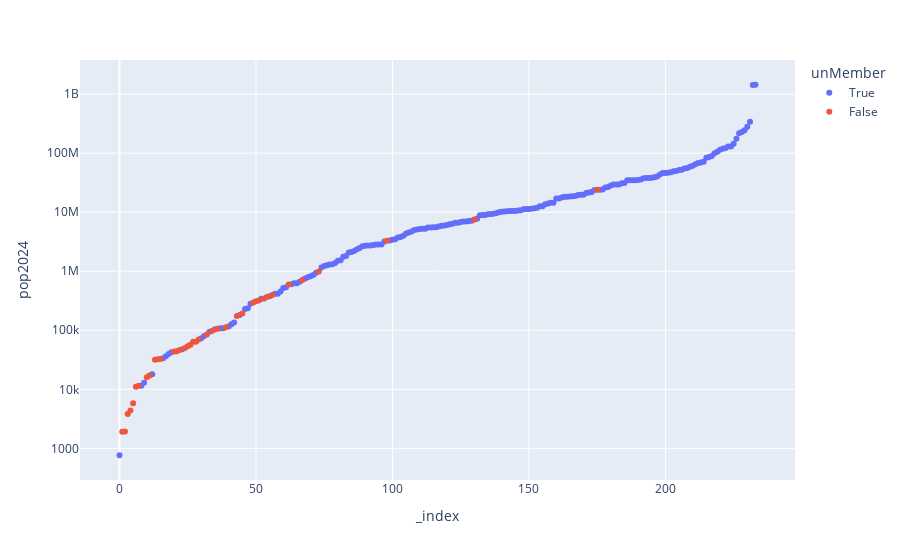

Write notebook code for a chart like this one.
### Markdown cell above
The visualization above showcases the demographic landscape of global populations as of 2024, focusing on the top 10 most populous countries categorized by their United Nations (UN) membership status. This distinction offers a revealing glimpse into the distribution of population size among member and non-member states of the UN.

In the first subplot, titled "Top 10 Most Populous UN Member Countries in 2024," we observe a bar graph displaying population sizes on the x-axis and corresponding country names on the y-axis. This graph highlights the countries that are both highly populous and UN members, emphasizing their significance within the international community. Each bar's height represents the population of a specific country, providing a comparative view of their demographic influence.

Conversely, the second subplot, titled "Top 10 Most Populous Non-UN Member Countries in 2024," contrasts with the first by focusing on countries that, despite their large populations, are not part of the United Nations. This comparison sheds light on notable population centers outside the UN framework, underscoring geopolitical diversity and global demographic trends.

The dual-subplot design allows for a straightforward visual comparison between these two groups: UN member countries and non-member countries. Such visualizations are crucial for understanding how population dynamics intersect with international relations and geopolitical alignments, offering insights into the relative influence and demographics of nations worldwide.

### Code cell
express.scatter(data_frame=populations.sort_values(by='pop2024').reset_index(), y='pop2024', hover_name='country', log_y=True, color='unMember')

### Figure 1 — Plotly figure (JSON) as saved in the notebook; plotly's stock layout.template omitted (floating-point values rounded to 4 significant figures; data arrays with more than 128 entries replaced by an {"elided": "..."} marker saying what was removed)
{"data": [{"hovertemplate": "<b>%{hovertext}</b><br><br>unMember=True<br>_index=%{x}<br>pop2024=%{y}<extra></extra>", "hovertext": {"elided": "195 str values"}, "legendgroup": "True", "marker": {"color": "#636efa", "symbol": "circle"}, "mode": "markers", "name": "True", "orientation": "v", "showlegend": true, "type": "scatter", "x": {"elided": "195 int values"}, "xaxis": "x", "y": {"elided": "195 int values"}, "yaxis": "y"}, {"hovertemplate": "<b>%{hovertext}</b><br><br>unMember=False<br>_index=%{x}<br>pop2024=%{y}<extra></extra>", "hovertext": ["Tokelau", "Niue", "Falkland Islands", "Montserrat", "Saint Pierre and Miquelon", "Saint Barthelemy", "Wallis and Futuna", "Anguilla", "Cook Islands", "British Virgin Islands", "Saint Martin", "Gibraltar", "American Samoa", "Sint Maarten", "Turks and Caicos Islands", "Northern Mariana Islands", "Faroe Islands", "Greenland", "Guernsey", "Bermuda", "Cayman Islands", "Isle of Man", "United States Virgin Islands", "Aruba", "Jersey", "Guam", "Curacao", "New Caledonia", "French Polynesia", "French Guiana", "Mayotte", "Martinique", "Guadeloupe", "Western Sahara", "Macau", "Reunion", "Puerto Rico", "Hong Kong", "Taiwan"], "legendgroup": "False", "marker": {"color": "#EF553B", "symbol": "circle"}, "mode": "markers", "name": "False", "orientation": "v", "showlegend": true, "type": "scatter", "x": [1, 2, 3, 4, 5, 6, 7, 10, 11, 13, 14, 15, 20, 21, 22, 24, 25, 26, 27, 28, 29, 32, 34, 36, 39, 43, 45, 49, 50, 51, 53, 54, 56, 62, 67, 73, 98, 130, 175], "xaxis": "x", "y": [1915, 1935, 3803, 4372, 5815, 11019, 11439, 15936, 17072, 31763, 32337, 32718, 43544, 44309, 46431, 50025, 53444, 56789, 63788, 63935, 69885, 84904, 98055, 106177, 112843, 174114, 192965, 295966, 311383, 319796, 345996, 366416, 396346, 598385, 713082, 989350, 3268802, 7496681, 23950214], "yaxis": "y"}], "layout": {"legend": {"title": {"text": "unMember"}, "tracegroupgap": 0}, "margin": {"t": 60}, "xaxis": {"anchor": "y", "domain": [0, 1], "title": {"text": "_index"}}, "yaxis": {"anchor": "x", "domain": [0, 1], "title": {"text": "pop2024"}, "type": "log"}}}
